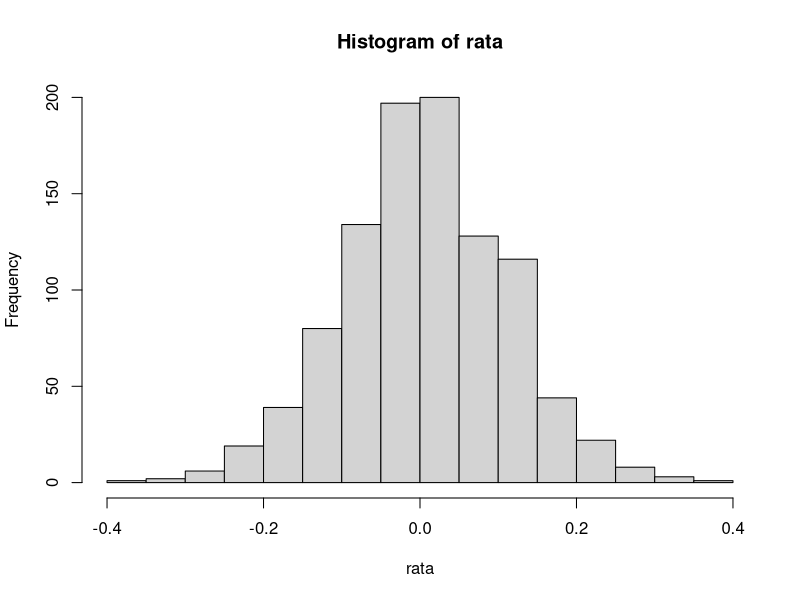
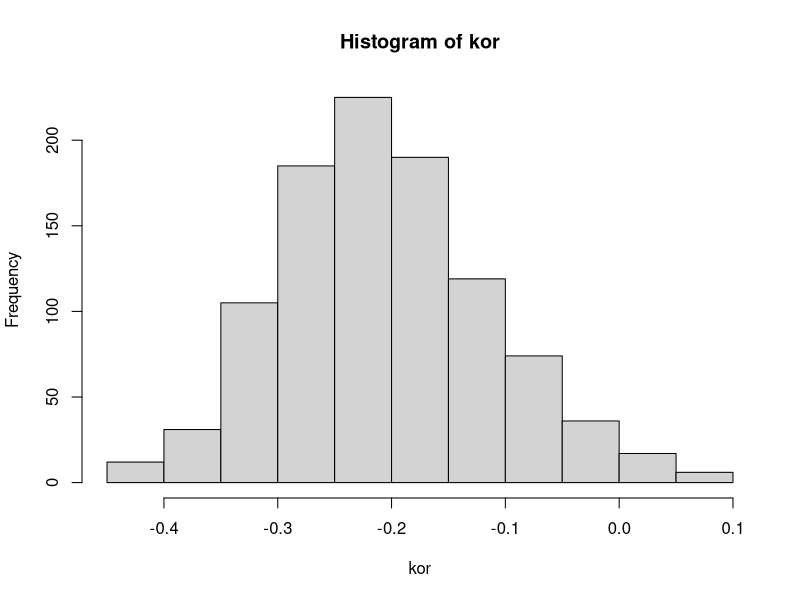

Reproduce these figures in R, in order.
#MEAN BOOTSTRAP
set.seed(100)
data=rnorm(100,0,1)
bootstrap=function(data, n, B)
{
  ulang=matrix(nrow=n,ncol=B);ulang
  rata=matrix(nrow=1, ncol=B);rata
  for (i in 1:B)
  {
    ulang[,i]=sample(data, n, replace=T)
    rata[,i]=mean(ulang[,i])
  }
  rata
  ulang
  hist(rata)
  meanB=mean(rata)
  bias=meanB-mean(data)
  seB=sd(rata)
  list(mean=mean(data), meanboostrap=meanB, e=bias, seB=seB)
}
bootstrap(data, 100, 1000)

#Bootstrap Regression
y=rnorm(10,0,1)
x1=rchisq(10,9,0)
x2=rbinom(10,5,0.6)
x= cbind(x1,x2);x

reg = lm(y~x)
summary(reg)
e = reg$residuals;e

reg.b= function(y,x,B,n){
  n= nrow(x)
  X= cbind(1,x)
  m= ncol(X)
  xty= t(X)%*%y
  xtx= t(X)%*%X
  yty= t(y)%*%y
  b= solve(xtx)%*%xty
  ypred= X%*%b
  e= y-ypred
  
  boot= matrix(NA,nrow=B,ncol=m)
  for (i in 1:B) {
    esamp= sample(e,n,replace = T)
    ybaru= esamp+ypred
    xtybaru= t(X)%*%ybaru
    bstr= solve(xtx)%*%xtybaru
    for (j in 1:m) {
      boot[i,j]= bstr[j]
    }
  }
  bnew= 0
  for (i in 1:m) {
    bnew[i]= mean(boot[,i])
  }
  Mbnew= matrix(c(bnew[1],bnew[2],bnew[3]),nrow=1,ncol=3,byrow=T)
  
  df= nrow(X)-ncol(X)
  SSE= (yty-Mbnew%*%xty)
  MSE= SSE/df
  MSE= as.numeric(MSE)
  Vb= solve(xtx)*MSE
  sb= diag(Vb)
  ttab= qt(1-0.05/2,df)
  upper= bnew+ ttab*sqrt(sb)
  lower= bnew- ttab*sqrt(sb)
  CI= cbind(bnew,lower,upper)
  cat("CI  95%\t Bboots \t lower\t\tupper\n")
  cat("b0\t",bnew[1],"\t",lower[1],"\t",upper[1],"\n")
  cat("b1\t",bnew[2],"\t",lower[2],"\t",upper[2],"\n")
  cat("b2\t",bnew[3],"\t",lower[3],"\t",upper[3],"\n")
  cat(b,"\n")
  std.boot = sd(b-bnew)
  cat(std.boot)
}
reg.b(y,x,1000,10)

#UJI HIPOTESIS
boot = function(data,R,m,uji)
{
  N = length(data)
  rata_sample = matrix(nrow=R, ncol=1)
  
  for (i in 1:R)
  {
    data_sample = sample(data,m,replace=T)
    rata_sample[i] = mean(data_sample)
  }
  rata_bootstrap = mean(rata_sample)
  
  cat("===================================","\n")
  cat("hasil rata-rata bootstrap",rata_bootstrap,"\n")
  cat("===================================","\n")
  
  sd_boot = sd(rata_sample)
  N_boot = R
  
  BB = rata_bootstrap - 1.96*(sd_boot/sqrt(N_boot))
  BA = rata_bootstrap + 1.96*(sd_boot/sqrt(N_boot))
  
  if(uji >= BB & uji <= BA)
  {
    cat("Kesimpulan = Gagal Tolak H0","\n")
  }
  else
  {
    cat("Kesimpulan = Tolak H0","\n")
  }
  
  hist(as.vector(rata_sample))
  list(rata_bootstrap=rata_bootstrap, sd=sd_boot, batas_bawah=BB, batas_atas=BA)
  
}

#BOOTSTRAP CORRELATION
x=rnorm(100,0,1)
y=rchisq(100,1)
data=cbind(x,y)
head(data)

bootkor = function(data,m,R)
{
  n = nrow(data)
  kor = matrix(nrow=1, ncol=R)
  for (i in 1:R)
  {
    urut = c(1:n)
    posisi = sample(urut,m,replace=T)
    data_new=data[posisi,]
    kor[,i] = cor(data_new[,1],data_new[,2])
  }
  kor
  korelasi_boot = mean(kor)
  korelasi=cor(data[,1],data[,2])
  bias= korelasi_boot-korelasi
  hist(kor)
  list(korboot = korelasi_boot, korelasi=korelasi,bias=bias)
  
}
bootkor(data,100,1000)
